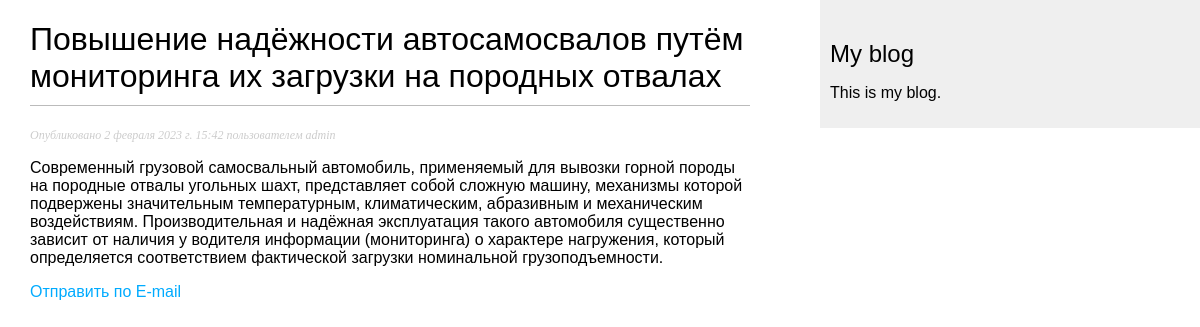
Screenshot of /blog/2023/2/2/povyshenie-nadyozhnosti-avtosamosvalov-putyom-monitoringa-ih-zagruzki-na-porodnyh-otvalah/ with the database file from the repository.
### blog/models.py (models this page shows, shortened)
class Post(models.Model):
    STATUS_CHOICES = (
        ('draft', 'Отложено'),
        ('published', 'Опубликовано'),
    )
    title = models.CharField(max_length=250)  # Поле заголовка статьи. Тип VARCHAR в базе данных
    slug = models.SlugField(max_length=250, unique_for_date='publish')  # Поле для формирования URL'ов
    author = models.ForeignKey(User, on_delete=models.CASCADE,
                               related_name='blog_posts')  # Внешний ключ, определяющий отношение "один ко многим"
    body = models.TextField()  # Основное содержание статьи, которое будет сохранено в столбце TEXT в SQL базе данных
    publish = models.DateTimeField(
        default=timezone.now)  # Поле даты, сохраняющее дату публикации статьи. Функция 'now' - по умолчанию, и возвращает текущие дату и время
    created = models.DateTimeField(
        auto_now_add=True)  # Это поле даты указывает, когда статья была создана. Параметр 'auto_now_add' - автосохранение при создании объекта
    update = models.DateTimeField(
        auto_now=True)  # Дата и время, указывающие на период, когда статья была отредактирована. Параметр 'auto_now' - указание даты на момент сохранения.
    status = models.CharField(max_length=10, choices=STATUS_CHOICES,
                              default='draft')  # Поле отображения статуса статьи. Параметр CHOICES ограничивает возможные значения из указанного списка.
    objects = models.Manager()  # Менеджер по умолчанию
    published = PublishedManager()  # Новый менеджер
    class Meta:
        ordering = (
            '-publish',)  # Указали Django, порядок сортировки статей по умолчанию — по убыванию (префикс "-") даты публикации поля 'publish'.

### blog/views.py (the view)
# urls.py: path('<int:year>/<int:month>/<int:day>/<slug:post>/', views.post_detail, name='post_detail'),
def post_detail(request, year, month, day, post):
    post = get_object_or_404(Post, slug=post, status='published', publish__year=year, publish__month=month,
                             publish__day=day)
    return render(request, 'post/detail.html', {'post': post})

### blog/templates/post/detail.html (shortened to what this page needs)
{% extends "blog/base.html" %}
{% block content %}
    <h1>{{ post.title }}</h1>
    <p class="date">Опубликовано {{ post.publish }} пользователем {{ post.author }}</p>
    {{ post.body|linebreaks }}
<p>
    <a href="{% url 'blog:post_share' post.id %}">Отправить по E-mail</a>
</p>
{% endblock %}

### blog/static/css/blog.css (style rules this page uses)
body { margin:0; padding:0; font-family:helvetica, sans-serif; }
a { color:#00abff; text-decoration:none; }
h1 { font-weight:normal; border-bottom:1px solid #bbb; padding:0 0 10px 0; }
p.date { color:#ccc; font-family: georgia, serif; font-size: 12px; font-style: italic; }

### rows the page displays
Post: title "Повышение надёжности автосамосвалов путём мониторинга их загрузки на породных отвалах", publish "2 февраля 2023 г. 15:42", author "admin", body "Современный грузовой самосвальный автомобиль, применяемый для вывозки горной породы на породные отвалы угольных шахт, представляет собой сложную машину, механизмы которой подвержены значительным температурным, климатическим, абразивным и механическим воздействиям. Производительная и надёжная эксплуатация такого автомобиля существенно зависит от наличия у водителя информации (мониторинга) о характере нагружения, который определяется соответствием фактической загрузки номинальной грузоподъемности."
